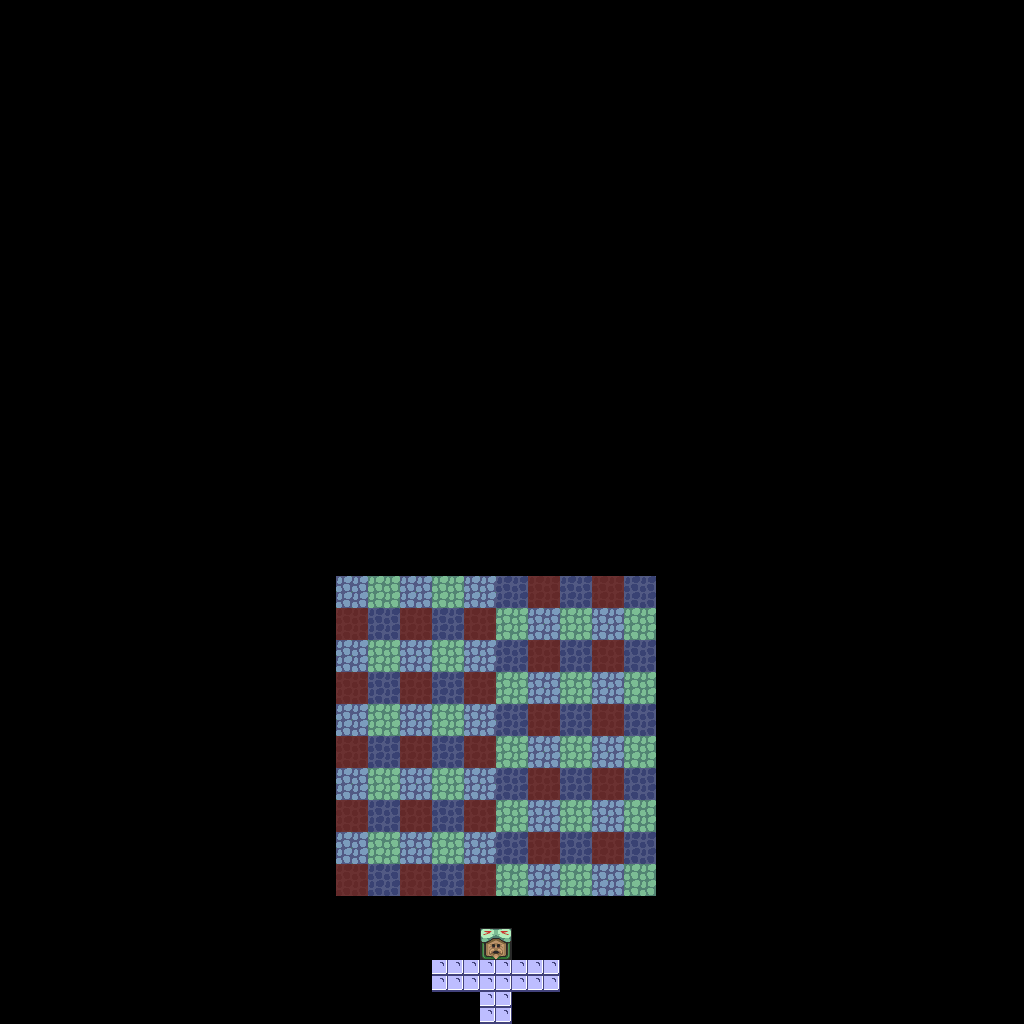

The image is a tile-based game level rendered from a .tmx file. Its description and source (layers, tilesets, objects; grid data summarised) follow:
An orthogonal 64x64 tile map with 16x16 px tiles, 1 tile layer (base), 1 hidden layer not drawn and 4 objects.

<map version="1.10" tiledversion="1.12.1" orientation="orthogonal" renderorder="right-down" width="64" height="64" tilewidth="16" tileheight="16" infinite="0" nextlayerid="3" nextobjectid="5">
 <tileset firstgid="1" source="../classiciphone_pics4.tsx" />
 <layer id="1" name="base" width="64" height="64">
  <data>[4096 cells, 4096 non-empty, 10 distinct tile ids]</data>
 </layer>
 <layer id="2" name="collision" width="64" height="64" visible="0">
  <properties><property name="collision" value="true" /></properties>
  <data>[4096 cells, 3676 non-empty, 1 distinct tile ids]</data>
 </layer>
 <objectgroup id="3" name="npcs">
  <object id="1" x="400.0" y="960.0" width="16" height="16">
   <properties>
    <property name="gani" value="jumparrl.png" />
    <property name="script" type="string">-- Auto-converted from GraalScript
-- [CLIENT-SIDE — server no-op]
-- if (playerenters) {
-- for (this.i=0;this.i&lt;10;this.i++) {
-- showimg this.i,n#v(this.i%10).png,21+((this.i%10)*2),56;
-- }
-- for (this.i=10;this.i&lt;20;this.i++) {
-- showimg this.i,n#v(this.i%10).png,19,36+(int(this.i%10)*2);
-- }
-- setstring headdisplayoffset,0;
-- stuff();
-- playerx=29.5;
-- playery=61;
-- }
-- if (created) {
-- setshape 1,32,32;
-- }
-- if (playertouchsme || actionleft) {
-- setstring headdisplayoffset,#v((strtofloat(#s(headdisplayoffset))-100)%1400);
-- stuff();
-- }
-- function stuff(){
-- for(this.i=0;this.i&lt;100;this.i++){
-- hideimg 201+(playerid*100)+this.i;
-- showimg 201+(playerid*100)+this.i,head#v(strtofloat(#s(headdisplayoffset))+this.i).png,21+((this.i%10)*2),36+(int(this.i/10)*2);
-- changeimgpart 201+(playerid*100)+this.i,0,64,32,32;
-- changeimgvis 201+(playerid*100)+this.i,0;
-- }
-- showtext 0,21,34,,,Browsing: #s(headdisplayoffset) to #v(strtofloat(#s(headdisplayoffset))+100);
-- }
-- 
-- if (actionclickedother) stuff();</property>
   </properties>
  </object>
  <object id="2" x="560.0" y="960.0" width="16" height="16">
   <properties>
    <property name="gani" value="jumparrr.png" />
    <property name="script" type="string">-- Auto-converted from GraalScript
-- [CLIENT-SIDE — server no-op]
-- if (created) {
-- setshape 1,32,32;
-- }
-- if (playertouchsme || actionleftmouse) {
-- setstring headdisplayoffset,#v((strtofloat(#s(headdisplayoffset))+100)%1400);
-- triggeraction 25.5,60.5,clickedother,;
-- }</property>
   </properties>
  </object>
  <object id="3" x="480.0" y="944.0" width="16" height="16">
   <properties>
    <property name="script" type="string">-- Auto-converted from GraalScript
-- [CLIENT-SIDE — server no-op]
-- if (created) setshape 1,32,16;
-- if (playertouchsme) {
-- if (playerdir == 0) {
-- say2 Current View: #bhead#v(strtofloat(#s(headdisplayoffset))).png-head#v(strtofloat(#s(headdisplayoffset))+100).png#bTouch the arrows to change#bwhich heads you're looking at#b(sets of 100).  Say sethead #bhead## .png to set the head #byou want.  The tens are listed on#bthe side, the ones are listed on #bthe bottom.  Go down to exit.;
-- }
-- }</property>
   </properties>
  </object>
  <object id="4" x="0.0" y="0.0" width="16" height="16">
   <properties>
    <property name="script" type="string">-- Auto-converted from GraalScript
joinResource("level_nopk")
-- [CLIENT-SIDE — server no-op]
-- if (playerenters || timeout) {
-- movement_handlegui = 0.1;
-- timeout = 0.05;
-- }</property>
   </properties>
  </object>
 </objectgroup>
</map>
